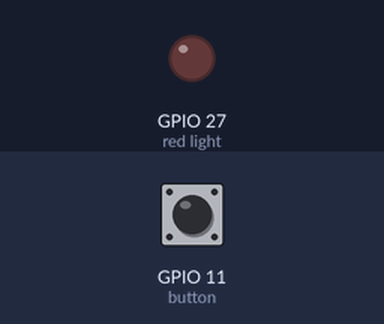
The program below on a simulated Raspberry Pi (BCM pin numbers) with a Pibrella. On the bench: output pins drawn as LEDs (lit = HIGH). The inputs (shaded band) are chosen by the test bench; at power-on: GPIO 11 (button) LOW.

Above: at 1.2 s.
1.3 s: GPIO 11 (button) pulled HIGH for 0.15 s
At 1.6 s:
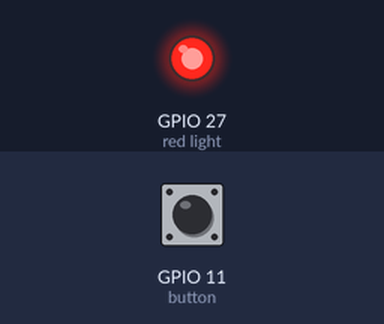
Timing chart, 0 to 4.3 s (numbered marks = the images above; inputs shaded):
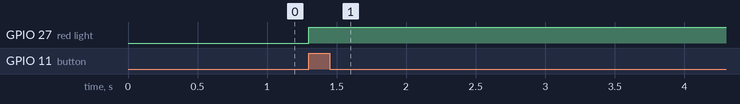

Measured:
- after the input at 1.3 s, GPIO 27 (red light): LOW → HIGH at once

The program:

Pibrella_button.py
```python
#!/usr/bin/env python
from time import sleep
import pibrella
while True:
       if pibrella.button.read() == 1:
           pibrella.light.red.on()
           sleep(120)
           pibrella.light.red.off()
           pibrella.light.amber.fade(100, 0, 60)
           sleep(60)
           pibrella.light.green.pulse(1, 1, 1, 1)
           sleep(15)
```
